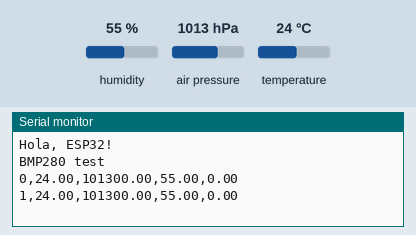
Bench run of a program on a simulated ESP32. Parts: the last lines printed to the serial monitor. Inputs (shaded band) come from the test bench; at power-on: humidity 55 %, air pressure 1013 hPa, temperature 24 °C.

Above: at 1.2 s.
1.3 s: humidity set to 22 %
At 2.6 s:
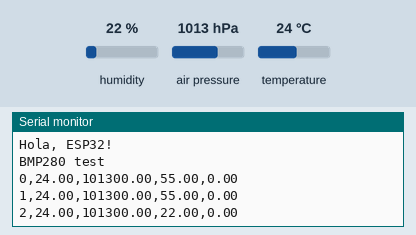
2.8 s: air pressure set to 952 hPa
At 3.7 s:
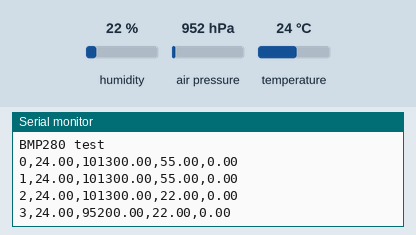
4.3 s: temperature set to 12 °C
At 5.6 s:
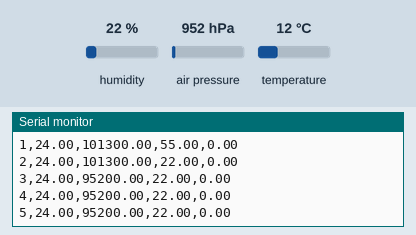
5.8 s: air pressure set to 975 hPa
At 6.6 s:
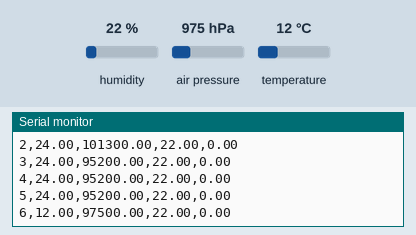
7.3 s: humidity set to 40 %
At 8.5 s:
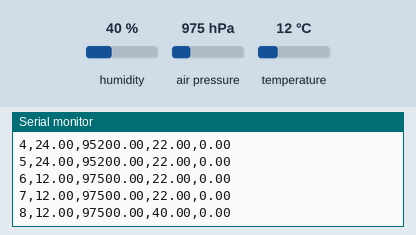
Timing chart, 0 to 9.8 s (numbered marks = the images above; inputs shaded):
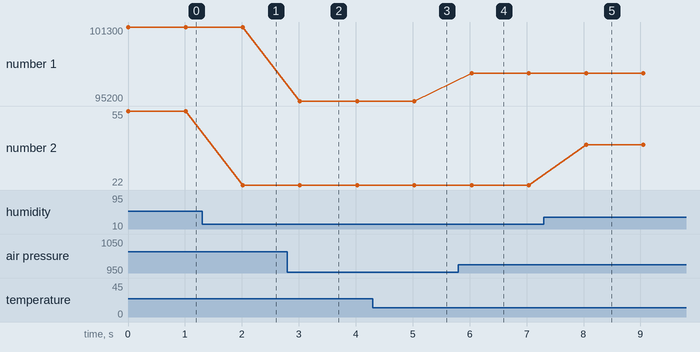

The program:

main.cpp
```cpp
#include <Wire.h>
#include <SPI.h>
#include <Adafruit_BMP280.h>
#define BMP280_ADDRESS 0x76
Adafruit_BMP280 bmp;  // use I2C interface
#include <DHT.h>
// Set up the DHT sensor
DHT dht(4, DHT22);
float temp ;
float  hum;
float pres ;
float alt;
int n;

void setup() {
  // put your setup code here, to run once:
  Serial.begin(9600);
  Serial.println("Hola, ESP32!");
  while (!Serial) delay(100);  // wait for native usb
  Serial.println(F("BMP280 test"));

  unsigned status;
  status = bmp.begin(BMP280_ADDRESS);
  if (!status) {
    Serial.println(F("Could not find a valid BMP280 sensor, check wiring or "
                     "try a different address!"));
    while (1) delay(10);  // Stop code execution if the sensor is not found.
  }

  /* Default settings from datasheet. */
  bmp.setSampling(Adafruit_BMP280::MODE_NORMAL,     /* Operating Mode. */
                  Adafruit_BMP280::SAMPLING_X2,     /* Temp. oversampling */
                  Adafruit_BMP280::SAMPLING_X16,    /* Pressure oversampling */
                  Adafruit_BMP280::FILTER_X16,      /* Filtering. */
                  Adafruit_BMP280::STANDBY_MS_500); /* Standby time. */
}

void loop() {
  // put your main code here, to run repeatedly:

 temp  = dht.readTemperature();
  hum    = dht.readHumidity();
  pres = bmp.readPressure();
  alt = bmp.readAltitude(pres);
  // Comprobamos si ha habido algún error en la lectura inicial o global
  if (isnan(temp) || isnan(hum)) {
    Serial.println("Error obteniendo los datos del sensor DHT22");
    return;
  }

    Serial.print(n);
    Serial.print(",");
    Serial.print(temp, 2); // 2 decimales
    Serial.print(",");
    Serial.print(pres, 2);
    Serial.print(",");
    Serial.print(hum, 2);
    Serial.print(",");
    Serial.println(alt, 2);

  delay(1000); // this speeds up the simulation
  n++;
}
```

Measured:
- after the input at 1.3 s, the serial monitor: prints a new line after 0.72 s (image 1)
- after the input at 2.8 s, the serial monitor: prints a new line after 0.22 s (image 2)
- after the input at 5.8 s, the serial monitor: prints a new line after 0.24 s (image 4)
- after the input at 7.3 s, the serial monitor: prints a new line after 0.75 s (image 5)
- plotted number 1: 101300 → 95200 after the input at 2.8 s, 95200 → 97500 after the input at 5.8 s
- plotted number 2: 55 → 22 after the input at 1.3 s, 22 → 40 after the input at 7.3 s
